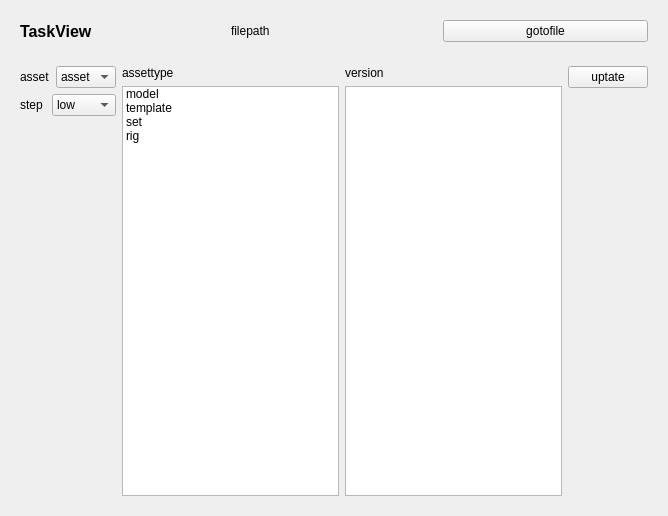
<?xml version="1.0" encoding="UTF-8"?>
<ui version="4.0">
 <class>Form</class>
 <widget class="QWidget" name="Form">
  <property name="geometry">
   <rect>
    <x>0</x>
    <y>0</y>
    <width>668</width>
    <height>516</height>
   </rect>
  </property>
  <property name="windowTitle">
   <string>Form</string>
  </property>
  <layout class="QVBoxLayout" name="verticalLayout_4">
   <item>
    <widget class="QWidget" name="widget" native="true">
     <layout class="QHBoxLayout" name="horizontalLayout_5">
      <item>
       <layout class="QHBoxLayout" name="horizontalLayout">
        <item>
         <widget class="QLabel" name="label">
          <property name="font">
           <font>
            <pointsize>12</pointsize>
            <weight>75</weight>
            <bold>true</bold>
           </font>
          </property>
          <property name="text">
           <string>TaskView</string>
          </property>
         </widget>
        </item>
        <item>
         <widget class="QLabel" name="label_2">
          <property name="text">
           <string>filepath</string>
          </property>
         </widget>
        </item>
        <item>
         <widget class="QPushButton" name="pushButton">
          <property name="text">
           <string>gotofile</string>
          </property>
         </widget>
        </item>
       </layout>
      </item>
     </layout>
    </widget>
   </item>
   <item>
    <widget class="QWidget" name="widget_2" native="true">
     <layout class="QHBoxLayout" name="horizontalLayout_4">
      <item>
       <layout class="QVBoxLayout" name="verticalLayout">
        <item>
         <layout class="QHBoxLayout" name="horizontalLayout_2">
          <item>
           <widget class="QLabel" name="label_3">
            <property name="text">
             <string>asset</string>
            </property>
           </widget>
          </item>
          <item>
           <widget class="QComboBox" name="comboBox_2">
            <item>
             <property name="text">
              <string>asset</string>
             </property>
            </item>
           </widget>
          </item>
         </layout>
        </item>
        <item>
         <layout class="QHBoxLayout" name="horizontalLayout_3" stretch="0,1">
          <property name="sizeConstraint">
           <enum>QLayout::SetDefaultConstraint</enum>
          </property>
          <item>
           <widget class="QLabel" name="label_4">
            <property name="text">
             <string>step </string>
            </property>
           </widget>
          </item>
          <item>
           <widget class="QComboBox" name="comboBox_3">
            <property name="maximumSize">
             <size>
              <width>16777215</width>
              <height>16777215</height>
             </size>
            </property>
            <item>
             <property name="text">
              <string>low</string>
             </property>
            </item>
            <item>
             <property name="text">
              <string>mid</string>
             </property>
            </item>
            <item>
             <property name="text">
              <string>hi</string>
             </property>
            </item>
           </widget>
          </item>
         </layout>
        </item>
        <item>
         <spacer name="verticalSpacer">
          <property name="orientation">
           <enum>Qt::Vertical</enum>
          </property>
          <property name="sizeHint" stdset="0">
           <size>
            <width>20</width>
            <height>40</height>
           </size>
          </property>
         </spacer>
        </item>
       </layout>
      </item>
      <item>
       <layout class="QVBoxLayout" name="verticalLayout_2">
        <item>
         <widget class="QLabel" name="label_5">
          <property name="text">
           <string>assettype</string>
          </property>
         </widget>
        </item>
        <item>
         <widget class="QListWidget" name="listWidget">
          <item>
           <property name="text">
            <string>model</string>
           </property>
          </item>
          <item>
           <property name="text">
            <string>template</string>
           </property>
          </item>
          <item>
           <property name="text">
            <string>set</string>
           </property>
          </item>
          <item>
           <property name="text">
            <string>rig</string>
           </property>
          </item>
         </widget>
        </item>
       </layout>
      </item>
      <item>
       <layout class="QVBoxLayout" name="verticalLayout_3">
        <item>
         <widget class="QLabel" name="label_6">
          <property name="text">
           <string>version</string>
          </property>
         </widget>
        </item>
        <item>
         <widget class="QListWidget" name="listWidget_2"/>
        </item>
       </layout>
      </item>
      <item>
       <layout class="QVBoxLayout" name="verticalLayout_6">
        <item>
         <widget class="QPushButton" name="pushButton_2">
          <property name="text">
           <string>uptate</string>
          </property>
         </widget>
        </item>
        <item>
         <spacer name="verticalSpacer_2">
          <property name="orientation">
           <enum>Qt::Vertical</enum>
          </property>
          <property name="sizeHint" stdset="0">
           <size>
            <width>20</width>
            <height>40</height>
           </size>
          </property>
         </spacer>
        </item>
       </layout>
      </item>
     </layout>
    </widget>
   </item>
  </layout>
 </widget>
 <resources/>
 <connections/>
</ui>
